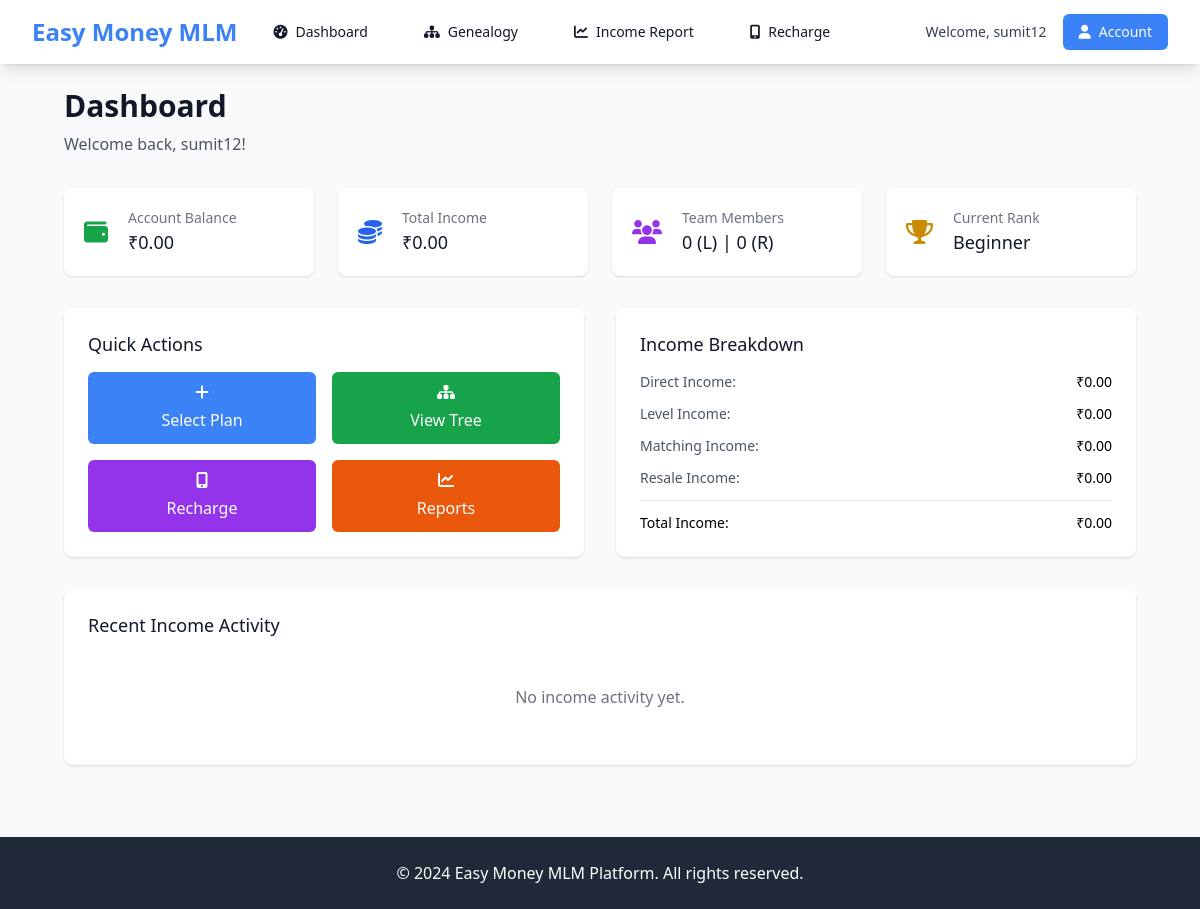
The app's page /dashboard/ (signed in) with its own data.
### mlm_app/models.py (models this page shows, shortened)
class Member(models.Model):
    POSITION_CHOICES = [
        ('Left', 'Left'),
        ('Right', 'Right'),
    ]
    BLOCK_CHOICES = [
        ('True', 'True'),
        ('False', 'False'),
    ]
    STATUS_CHOICES = [
        ('Active', 'Active'),
        ('Inactive', 'Inactive'),
    ]
    user = models.OneToOneField(settings.AUTH_USER_MODEL, on_delete=models.CASCADE, related_name='mlm_profile')
    profile_image = models.ImageField(upload_to='profile_images/', null=True, blank=True)
    mobile_no = models.CharField(max_length=10, unique=True, null=True, blank=True)
    sponsor = models.ForeignKey(settings.AUTH_USER_MODEL, null=True, blank=True, on_delete=models.SET_NULL, related_name='sponsored_users')
    head_member = models.ForeignKey(settings.AUTH_USER_MODEL, null=True, blank=True, on_delete=models.SET_NULL, related_name='head_users')
    left = models.ForeignKey(settings.AUTH_USER_MODEL, null=True, blank=True, on_delete=models.SET_NULL, related_name='left_users')
    right = models.ForeignKey(settings.AUTH_USER_MODEL, null=True, blank=True, on_delete=models.SET_NULL, related_name='right_users')
    position = models.CharField(max_length=10, choices=POSITION_CHOICES, null=True, blank=True)
    level = models.PositiveIntegerField(default=0)
    account_balance = models.DecimalField(max_digits=15, decimal_places=2, default=Decimal('0.00'))
    today_income = models.DecimalField(max_digits=15, decimal_places=2, default=Decimal('0.00'))
    total_income = models.DecimalField(max_digits=15, decimal_places=2, default=Decimal('0.00'))
    direct_income = models.DecimalField(max_digits=15, decimal_places=2, default=Decimal('0.00'))
    level_income = models.DecimalField(max_digits=15, decimal_places=2, default=Decimal('0.00'))
    resale_income = models.DecimalField(max_digits=15, decimal_places=2, default=Decimal('0.00'))
    rank_no = models.PositiveIntegerField(default=0)
    matching_pairs = models.PositiveIntegerField(default=0)
    all_matching_pairs = models.PositiveIntegerField(default=0)
    matching_income = models.DecimalField(max_digits=15, decimal_places=2, default=Decimal('0.00'), help_text="Income from matching bonus.")
    wallet_balance = models.DecimalField(max_digits=15, decimal_places=2, default=Decimal('0.00'), help_text="Wallet balance for the member.")
    total_withdrawal = models.DecimalField(max_digits=15, decimal_places=2, default=Decimal('0.00'), help_text="Total amount withdrawn.")
    status = models.CharField(max_length=10, choices=STATUS_CHOICES, default="Inactive")
    block = models.CharField(max_length=10, choices=BLOCK_CHOICES, default="False")
    last_updated = models.DateTimeField(auto_now=True)
    joined_on = models.DateTimeField(auto_now_add=True)
    class Meta:
        verbose_name = 'MLM Profile'
        verbose_name_plural = 'MLM Profiles'
        ordering = ['-joined_on']
        indexes = [
            models.Index(fields=['user']),
            models.Index(fields=['mobile_no']),
            models.Index(fields=['position']),
            models.Index(fields=['status']),
        ]
    def count_team_members(self, direction):
        count = {
            'active': 0,
            'inactive': 0,
            'total': 0,
        }
        try:
            if direction == 'left' and self.left:
                left_member = Member.objects.get(user=self.left)
                left_counts = left_member.count_team_members('left')
                right_counts = left_member.count_team_members('right')
                count['active'] += (1 if left_member.status == 'Active' else 0) + left_counts['active'] + right_counts['active']
                count['inactive'] += (1 if left_member.status == 'Inactive' else 0) + left_counts['inactive'] + right_counts['inactive']
                count['total'] += 1 + left_counts['total'] + right_counts['total']
            elif direction == 'right' and self.right:
                right_member = Member.objects.get(user=self.right)
                left_counts = right_member.count_team_members('left')
                right_counts = right_member.count_team_members('right')
                count['active'] += (1 if right_member.status == 'Active' else 0) + left_counts['active'] + right_counts['active']
                count['inactive'] += (1 if right_member.status == 'Inactive' else 0) + left_counts['inactive'] + right_counts['inactive']
                count['total'] += 1 + left_counts['total'] + right_counts['total']
        except Member.DoesNotExist:
            pass
        return count

### mlm_app/views.py (the view)
# urls.py: path('dashboard/', views.dashboard, name='dashboard'),
@login_required
def dashboard(request):
    try:
        member = request.user.mlm_profile
    except Member.DoesNotExist:
        member = Member.objects.create(user=request.user)
    left_team = member.count_team_members('left')
    right_team = member.count_team_members('right')
    recent_income = IncomeHistory.objects.filter(member=member).order_by('-created_at')[:5]
    try:
        current_rank = RankAndRewards.objects.get(rank_no=member.rank_no)
    except RankAndRewards.DoesNotExist:
        current_rank = None
    context = {
        'member': member,
        'left_team': left_team,
        'right_team': right_team,
        'recent_income': recent_income,
        'current_rank': current_rank,
    }
    return render(request, 'dashboard/dashboard.html', context)

### templates/dashboard/dashboard.html (shortened to what this page needs)
{% extends 'base.html' %}
{% block content %}
<div class="px-4 sm:px-6 lg:px-8">
    <div class="mb-8">
        <h1 class="text-3xl font-bold text-gray-900">Dashboard</h1>
        <p class="mt-2 text-gray-600">Welcome back, {{ user.first_name|default:user.username }}!</p>
    </div>
    <div class="grid grid-cols-1 md:grid-cols-2 lg:grid-cols-4 gap-6 mb-8">
        <div class="bg-white overflow-hidden shadow rounded-lg">
            <div class="p-5">
                <div class="flex items-center">
                    <div class="flex-shrink-0">
                        <i class="fas fa-wallet text-2xl text-green-600"></i>
                    </div>
                    <div class="ml-5 w-0 flex-1">
                        <dl>
                            <dt class="text-sm font-medium text-gray-500 truncate">Account Balance</dt>
                            <dd class="text-lg font-medium text-gray-900">₹{{ member.account_balance|floatformat:2 }}</dd>
                        </dl>
                    </div>
                </div>
            </div>
        </div>
        <div class="bg-white overflow-hidden shadow rounded-lg">
            <div class="p-5">
                <div class="flex items-center">
                    <div class="flex-shrink-0">
                        <i class="fas fa-coins text-2xl text-blue-600"></i>
                    </div>
                    <div class="ml-5 w-0 flex-1">
                        <dl>
                            <dt class="text-sm font-medium text-gray-500 truncate">Total Income</dt>
                            <dd class="text-lg font-medium text-gray-900">₹{{ member.total_income|floatformat:2 }}</dd>
                        </dl>
                    </div>
                </div>
            </div>
        </div>
        <div class="bg-white overflow-hidden shadow rounded-lg">
            <div class="p-5">
                <div class="flex items-center">
                    <div class="flex-shrink-0">
                        <i class="fas fa-users text-2xl text-purple-600"></i>
                    </div>
                    <div class="ml-5 w-0 flex-1">
                        <dl>
                            <dt class="text-sm font-medium text-gray-500 truncate">Team Members</dt>
                            <dd class="text-lg font-medium text-gray-900">{{ left_team.total }} (L) | {{ right_team.total }} (R)</dd>
                        </dl>
                    </div>
                </div>
            </div>
        </div>
        <div class="bg-white overflow-hidden shadow rounded-lg">
            <div class="p-5">
                <div class="flex items-center">
                    <div class="flex-shrink-0">
                        <i class="fas fa-trophy text-2xl text-yellow-600"></i>
                    </div>
                    <div class="ml-5 w-0 flex-1">
                        <dl>
                            <dt class="text-sm font-medium text-gray-500 truncate">Current Rank</dt>
                            <dd class="text-lg font-medium text-gray-900">
                                {% if current_rank %}{{ current_rank.rank_name }}{% else %}Beginner{% endif %}
                            </dd>
                        </dl>
                    </div>
                </div>
            </div>
        </div>
    </div>
    <div class="grid grid-cols-1 lg:grid-cols-2 gap-8 mb-8">
        <div class="bg-white overflow-hidden shadow rounded-lg">
            <div class="px-4 py-5 sm:p-6">
                <h3 class="text-lg leading-6 font-medium text-gray-900 mb-4">Quick Actions</h3>
                <div class="grid grid-cols-2 gap-4">
                    {% if not member.plans.exists %}
                    <a href="{% url 'select_plan' %}" class="bg-primary text-white text-center py-3 px-4 rounded-md hover:bg-secondary">
                        <i class="fas fa-plus mb-2 block"></i>
                        Select Plan
                    </a>
                    {% endif %}
                    <a href="{% url 'genealogy' %}" class="bg-green-600 text-white text-center py-3 px-4 rounded-md hover:bg-green-700">
                        <i class="fas fa-sitemap mb-2 block"></i>
                        View Tree
                    </a>
                    <a href="{% url 'mobile_recharge' %}" class="bg-purple-600 text-white text-center py-3 px-4 rounded-md hover:bg-purple-700">
                        <i class="fas fa-mobile-alt mb-2 block"></i>
                        Recharge
                    </a>
                    <a href="{% url 'income_report' %}" class="bg-orange-600 text-white text-center py-3 px-4 rounded-md hover:bg-orange-700">
                        <i class="fas fa-chart-line mb-2 block"></i>
                        Reports
                    </a>
                </div>
            </div>
        </div>
        <div class="bg-white overflow-hidden shadow rounded-lg">
            <div class="px-4 py-5 sm:p-6">
                <h3 class="text-lg leading-6 font-medium text-gray-900 mb-4">Income Breakdown</h3>
                <div class="space-y-3">
                    <div class="flex justify-between">
                        <span class="text-sm text-gray-600">Direct Income:</span>
                        <span class="text-sm font-medium">₹{{ member.direct_income|floatformat:2 }}</span>
                    </div>
                    <div class="flex justify-between">
                        <span class="text-sm text-gray-600">Level Income:</span>
                        <span class="text-sm font-medium">₹{{ member.level_income|floatformat:2 }}</span>
                    </div>
                    <div class="flex justify-between">
                        <span class="text-sm text-gray-600">Matching Income:</span>
                        <span class="text-sm font-medium">₹{{ member.matching_income|floatformat:2 }}</span>
                    </div>
                    <div class="flex justify-between">
                        <span class="text-sm text-gray-600">Resale Income:</span>
                        <span class="text-sm font-medium">₹{{ member.resale_income|floatformat:2 }}</span>
                    </div>
                    <hr>
                    <div class="flex justify-between font-medium">
                        <span class="text-sm">Total Income:</span>
                        <span class="text-sm">₹{{ member.total_income|floatformat:2 }}</span>
                    </div>
                </div>
            </div>
        </div>
    </div>
    <div class="bg-white shadow rounded-lg">
        <div class="px-4 py-5 sm:p-6">
            <h3 class="text-lg leading-6 font-medium text-gray-900 mb-4">Recent Income Activity</h3>
            {% if recent_income %}
            <div class="overflow-x-auto">
                <table class="min-w-full divide-y divide-gray-200">
                    <thead class="bg-gray-50">
                        <tr>
                            <th class="px-6 py-3 text-left text-xs font-medium text-gray-500 uppercase tracking-wider">Type</th>
                            <th class="px-6 py-3 text-left text-xs font-medium text-gray-500 uppercase tracking-wider">Amount</th>
                            <th class="px-6 py-3 text-left text-xs font-medium text-gray-500 uppercase tracking-wider">Date</th>
                        </tr>
                    </thead>
                    <tbody class="bg-white divide-y divide-gray-200">
                        {% for income in recent_income %}
                        <tr>
                            <td class="px-6 py-4 whitespace-nowrap text-sm text-gray-900">{{ income.get_income_type_display }}</td>
                            <td class="px-6 py-4 whitespace-nowrap text-sm text-green-600 font-medium">+₹{{ income.amount|floatformat:2 }}</td>
                            <td class="px-6 py-4 whitespace-nowrap text-sm text-gray-500">{{ income.created_at|date:"M d, Y H:i" }}</td>
                        </tr>
                        {% endfor %}
                    </tbody>
                </table>
            </div>
            {% else %}
            <p class="text-gray-500 text-center py-8">No income activity yet.</p>
            {% endif %}
        </div>
    </div>
</div>
{% endblock %}

### templates/base.html (shortened to what this page needs)
<!DOCTYPE html>
<html lang="en">
<head>
    <script src="https://cdn.tailwindcss.com"></script>
    <link rel="stylesheet" href="https://cdnjs.cloudflare.com/ajax/libs/font-awesome/6.0.0/css/all.min.css">
    <link rel="stylesheet" href="/static/css/styles.css">
</head>
<body class="bg-gray-50 min-h-screen">
    {% if user.is_authenticated %}
    <nav class="bg-white shadow-lg">
        <div class="max-w-7xl mx-auto px-4 sm:px-6 lg:px-8">
            <div class="flex justify-between h-16">
                <div class="flex items-center">
                    <div class="flex-shrink-0">
                        <h1 class="text-2xl font-bold text-primary">Easy Money MLM</h1>
                    </div>
                    <div class="hidden md:ml-6 md:flex md:space-x-8">
                        <a href="{% url 'dashboard' %}" class="text-gray-900 hover:text-primary px-3 py-2 rounded-md text-sm font-medium">
                            <i class="fas fa-tachometer-alt mr-2"></i>Dashboard
                        </a>
                        <a href="{% url 'genealogy' %}" class="text-gray-900 hover:text-primary px-3 py-2 rounded-md text-sm font-medium">
                            <i class="fas fa-sitemap mr-2"></i>Genealogy
                        </a>
                        <a href="{% url 'income_report' %}" class="text-gray-900 hover:text-primary px-3 py-2 rounded-md text-sm font-medium">
                            <i class="fas fa-chart-line mr-2"></i>Income Report
                        </a>
                        <a href="{% url 'mobile_recharge' %}" class="text-gray-900 hover:text-primary px-3 py-2 rounded-md text-sm font-medium">
                            <i class="fas fa-mobile-alt mr-2"></i>Recharge
                        </a>
                    </div>
                </div>
                <div class="flex items-center space-x-4">
                    <div class="text-sm text-gray-700">
                        Welcome, <span class="font-medium">{{ user.first_name|default:user.username }}</span>
                    </div>
                    <div class="relative">
                        <button class="bg-primary text-white px-4 py-2 rounded-md text-sm font-medium hover:bg-secondary" onclick="toggleDropdown()">
                            <i class="fas fa-user mr-2"></i>Account
                        </button>
                    </div>
                </div>
            </div>
        </div>
    </nav>
    {% endif %}
    <main class="max-w-7xl mx-auto py-6 sm:px-6 lg:px-8">
        {% block content %}
        {% endblock %}
    </main>
    <footer class="bg-gray-800 text-white mt-12">
        <div class="max-w-7xl mx-auto py-6 px-4 sm:px-6 lg:px-8">
            <div class="text-center">
                <p>&copy; 2024 Easy Money MLM Platform. All rights reserved.</p>
            </div>
        </div>
    </footer>
</body>
</html>

### records on screen
Member: account_balance "0.00", total_income "0.00", direct_income "0.00", level_income "0.00", matching_income "0.00", resale_income "0.00"

### other values on screen
{{ user.first_name|default:user.username }} "sumit12"
{{ left_team.total }} "0"
{{ right_team.total }} "0"
